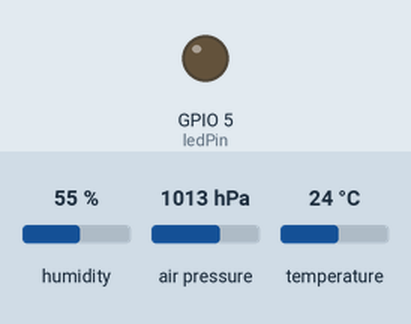
This sketch was run on a simulated ESP32. Parts: output pins drawn as LEDs (lit = HIGH). Inputs (shaded band) come from the test bench; at power-on: air pressure 1013 hPa, humidity 55 %, temperature 24 °C. WiFi joins after 1.5 s; servers stay silent unless stated; no MQTT or app messages arrive unless stated; what the sketch prints to the serial monitor is not drawn.

Above: at 5.2 s.
5.3 s: air pressure set to 1017 hPa
13.5 s: air pressure set to 1021 hPa
At 14.4 s:
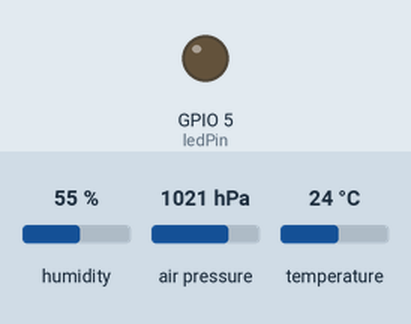
20.5 s: air pressure set to 952 hPa
At 21.4 s:
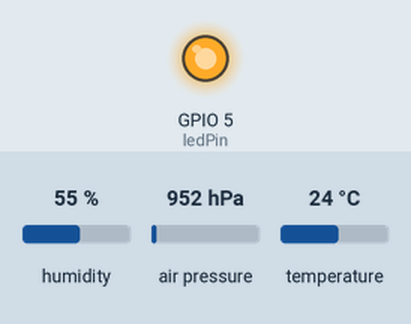
28.7 s: air pressure set to 1025 hPa
At 29.5 s:
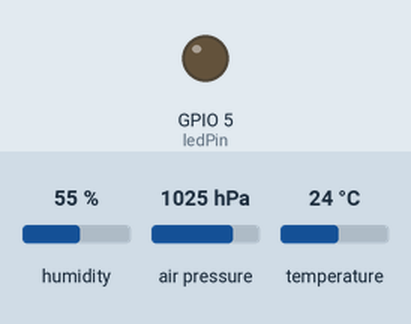
Timing chart, 0 to 31.5 s (numbered marks = the images above; inputs shaded):
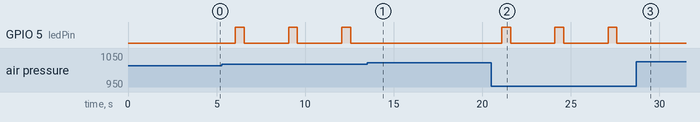

Measured:
- after the input at 13.5 s, GPIO 5 (ledPin): stops changing and stays LOW
- after the input at 20.5 s, GPIO 5 (ledPin): alternates HIGH for 0.50 s and LOW for 2.5 s, starting after 0.59 s
- after the input at 28.7 s, GPIO 5 (ledPin): stays LOW (without the input it goes to HIGH after 1.4 s)
- by itself, GPIO 5 (ledPin): alternates HIGH for 0.50 s and LOW for 2.5 s

The sketch:

Weather_Station.ino
```cpp
#include <WiFi.h>
#include "DHT.h"
#include<PubSubClient.h>
#include<Wire.h>
#include <Adafruit_I2CDevice.h>
#include <Arduino.h>
#include <Adafruit_BMP085.h>
#define I2C_SDA 33
#define I2C_SCL 32
#define  DHPIN 4
#define DHTTYPE DHT22
#define mqttport 1883
#define channelID 1607902
const char * PROGMEM thingspeak_ca_cert = \
  "-----BEGIN CERTIFICATE-----\n" \
  "MIIDxTCCAq2gAwIBAgIQAqxcJmoLQJuPC3nyrkYldzANBgkqhkiG9w0BAQUFADBs\n" \
  "MQswCQYDVQQGEwJVUzEVMBMGA1UEChMMRGlnaUNlcnQgSW5jMRkwFwYDVQQLExB3\n" \
  "d3cuZGlnaWNlcnQuY29tMSswKQYDVQQDEyJEaWdpQ2VydCBIaWdoIEFzc3VyYW5j\n" \
  "ZSBFViBSb290IENBMB4XDTA2MTExMDAwMDAwMFoXDTMxMTExMDAwMDAwMFowbDEL\n" \
  "MAkGA1UEBhMCVVMxFTATBgNVBAoTDERpZ2lDZXJ0IEluYzEZMBcGA1UECxMQd3d3\n" \
  "LmRpZ2ljZXJ0LmNvbTErMCkGA1UEAxMiRGlnaUNlcnQgSGlnaCBBc3N1cmFuY2Ug\n" \
  "RVYgUm9vdCBDQTCCASIwDQYJKoZIhvcNAQEBBQADggEPADCCAQoCggEBAMbM5XPm\n" \
  "+9S75S0tMqbf5YE/yc0lSbZxKsPVlDRnogocsF9ppkCxxLeyj9CYpKlBWTrT3JTW\n" \
  "PNt0OKRKzE0lgvdKpVMSOO7zSW1xkX5jtqumX8OkhPhPYlG++MXs2ziS4wblCJEM\n" \
  "xChBVfvLWokVfnHoNb9Ncgk9vjo4UFt3MRuNs8ckRZqnrG0AFFoEt7oT61EKmEFB\n" \
  "Ik5lYYeBQVCmeVyJ3hlKV9Uu5l0cUyx+mM0aBhakaHPQNAQTXKFx01p8VdteZOE3\n" \
  "hzBWBOURtCmAEvF5OYiiAhF8J2a3iLd48soKqDirCmTCv2ZdlYTBoSUeh10aUAsg\n" \
  "EsxBu24LUTi4S8sCAwEAAaNjMGEwDgYDVR0PAQH/BAQDAgGGMA8GA1UdEwEB/wQF\n" \
  "MAMBAf8wHQYDVR0OBBYEFLE+w2kD+L9HAdSYJhoIAu9jZCvDMB8GA1UdIwQYMBaA\n" \
  "FLE+w2kD+L9HAdSYJhoIAu9jZCvDMA0GCSqGSIb3DQEBBQUAA4IBAQAcGgaX3Nec\n" \
  "nzyIZgYIVyHbIUf4KmeqvxgydkAQV8GK83rZEWWONfqe/EW1ntlMMUu4kehDLI6z\n" \
  "eM7b41N5cdblIZQB2lWHmiRk9opmzN6cN82oNLFpmyPInngiK3BD41VHMWEZ71jF\n" \
  "hS9OMPagMRYjyOfiZRYzy78aG6A9+MpeizGLYAiJLQwGXFK3xPkKmNEVX58Svnw2\n" \
  "Yzi9RKR/5CYrCsSXaQ3pjOLAEFe4yHYSkVXySGnYvCoCWw9E1CAx2/S6cCZdkGCe\n" \
  "vEsXCS+0yx5DaMkHJ8HSXPfqIbloEpw8nL+e/IBcm2PN7EeqJSdnoDfzAIJ9VNep\n" \
  "+OkuE6N36B9K\n" \
  "-----END CERTIFICATE-----\n";
TwoWire I2CBMP = TwoWire(0);
Adafruit_BMP085 bmp;
DHT dht(DHPIN,DHTTYPE);
WiFiClient client;
const char mqttUserName[] = "OhosOwItETw0LhcODRU0GAI";
const char clientID[] = "OhosOwItETw0LhcODRU0GAI";
const char mqttPass[] = "Eaj3tafNmfRty+ESu7hRmDmL";
const char* ssid = "Your Wifi SSid";
const char* pass = "passsword";
const char* server = "mqtt3.thingspeak.com";
int status = WL_IDLE_STATUS;
long lastPublishMillis = 0;
int connectionDelay = 1;
int updateInterval = 15;
const int ledPin = 5;
PubSubClient mqttClient( client );
void mqttSubscriptionCallback( char* topic, byte* payload, unsigned int length ) {
  // Print the details of the message that was received to the serial monitor.
  Serial.print("Message arrived [");
  Serial.print(topic);
  Serial.print("] ");
  for (int i = 0; i < length; i++) {
    Serial.print((char)payload[i]);
  }
  Serial.println();
}
void mqttSubscribe( long subChannelID ){
  String myTopic = "channels/"+String( subChannelID )+"/subscribe";
  mqttClient.subscribe(myTopic.c_str());
}


void Init_Wifi()
{
WiFi.mode(WIFI_STA);
WiFi.begin(ssid,pass);
Serial.println("Connecting...");
while(WiFi.status()!=WL_CONNECTED)
{
  Serial.println('.');
  delay(1000);
}
Serial.println(WiFi.localIP());
Serial.println("\n connected!");
}
void mqttPublish(long pubChannelID, String message) {
  String topicString ="channels/" + String( pubChannelID ) + "/publish";
  mqttClient.publish( topicString.c_str(), message.c_str() );
}
void mqttConnect()
{
  while(!mqttClient.connected() )

  {
  if(mqttClient.connect(clientID,mqttUserName,mqttPass ) )
  {
    Serial.print( "MQTT to " );
      Serial.print( server );
      Serial.print (" at port ");
      Serial.print( mqttport );
      Serial.println( " successful." );


  }
else
{
  Serial.print( "MQTT connection failed, rc = " );
      // See https://pubsubclient.knolleary.net/api.html#state for the failure code explanation.
      Serial.print( mqttClient.state() );
      Serial.println( " Will try again in a few seconds" );
      delay( connectionDelay*1000 );

}


  }
}

void init_Bmp ()
{
  I2CBMP.begin(I2C_SDA,I2C_SCL,40000);
  bool status=bmp.begin(0x74,&I2CBMP);
  if (!status)
  {
    Serial.println("BMP180 Sensor not found ! ! !");
    while (1)
    {

    }
  }
  Serial.println("--Default Test--");
  delay(1000);
  Serial.println();
}


void setup() {
  // put your setup code here, to run once:
  Serial.begin(115200);
  pinMode (ledPin, OUTPUT);
  delay(1000);
  Init_Wifi();
  init_Bmp();
  dht.begin();
  mqttClient.setServer(server,mqttport);
  mqttClient.setCallback(mqttSubscriptionCallback);
  mqttClient.setBufferSize(2048);

  }

void loop() {
  if(WiFi.status()!=WL_CONNECTED)
  {
    Init_Wifi();
  }
  if(!mqttClient.connected())
  {
     mqttConnect();
     mqttSubscribe( channelID );
  }
  mqttClient.loop();

  delay(2000);
  float h=dht.readHumidity();
  // default temp  in celsius
  float t=dht.readTemperature();
  int p = bmp.readPressure();
  //float p_atm=p*0.00000986923;
  if(p<=101870)
  {
 digitalWrite (ledPin, HIGH);
 delay(500);
 digitalWrite(ledPin,LOW);
 delay(500);

  }

  if ( abs(millis() - lastPublishMillis) > updateInterval*1000) {
    mqttPublish( channelID, (String("&field1="+String(h)+"&field2="+String(t)+"&field3="+String(p))));
  //  mqttPublish( channelID, (String("field2=")+String(t) ));
    //mqttPublish( channelID, (String("field3=")+String(p) ));

    lastPublishMillis = millis();
  }

if(isnan(h)||isnan(t))
{
  Serial.println("Failed to read a correct number from sensor");
  return;
}

}
```
